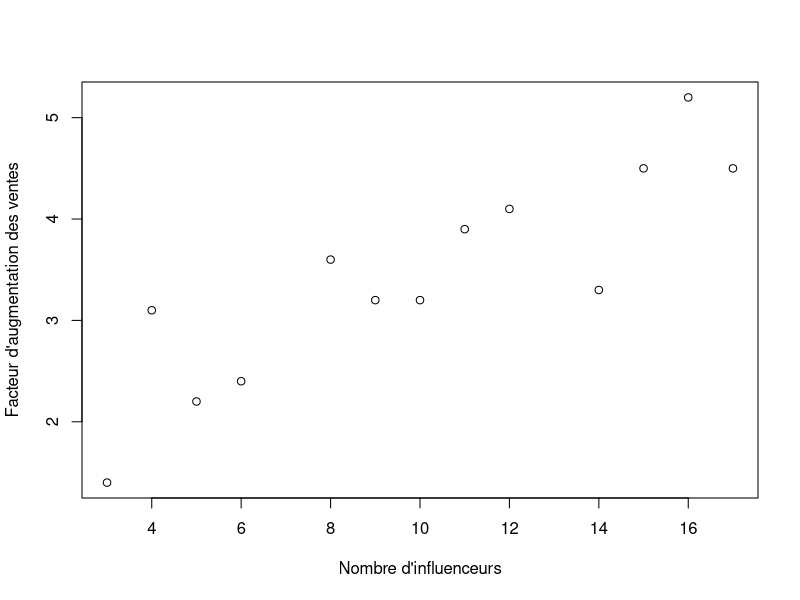
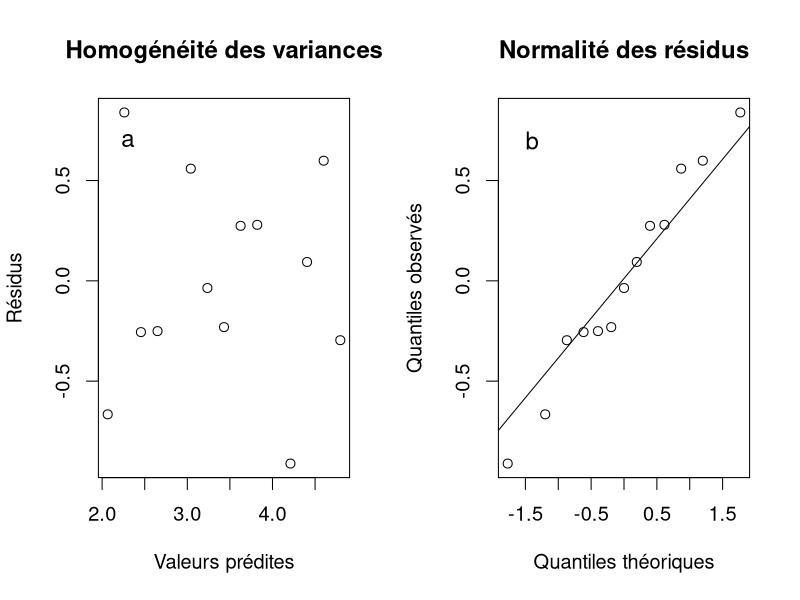
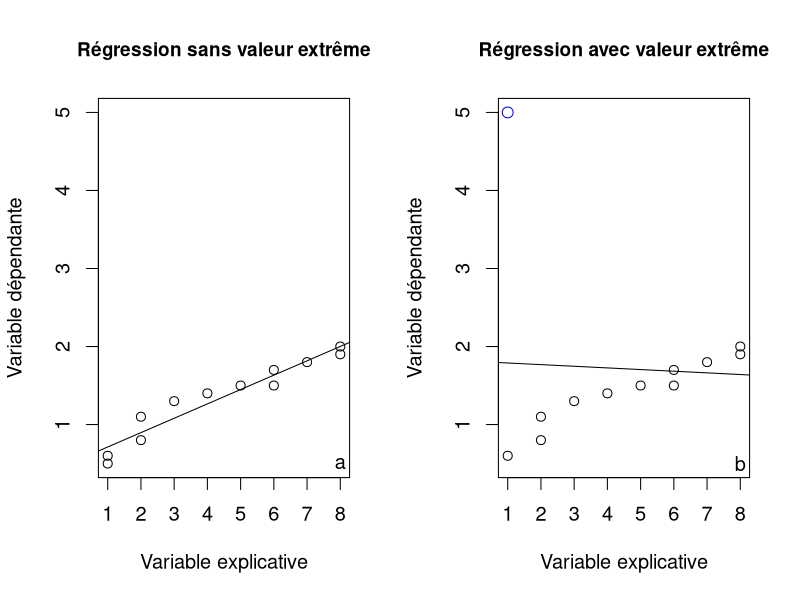
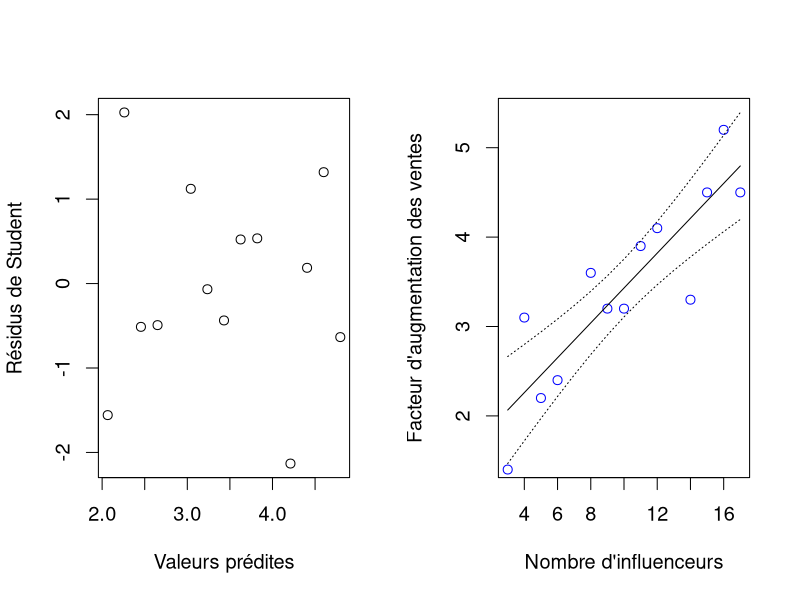
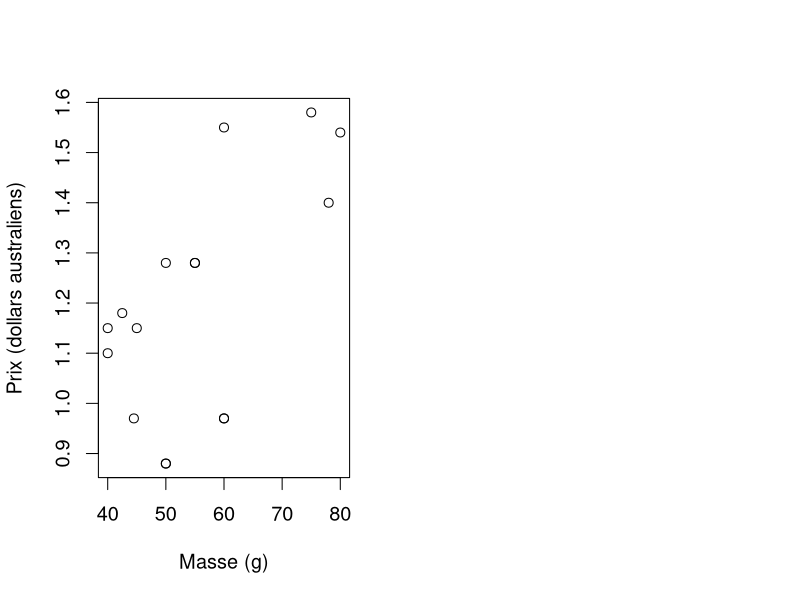
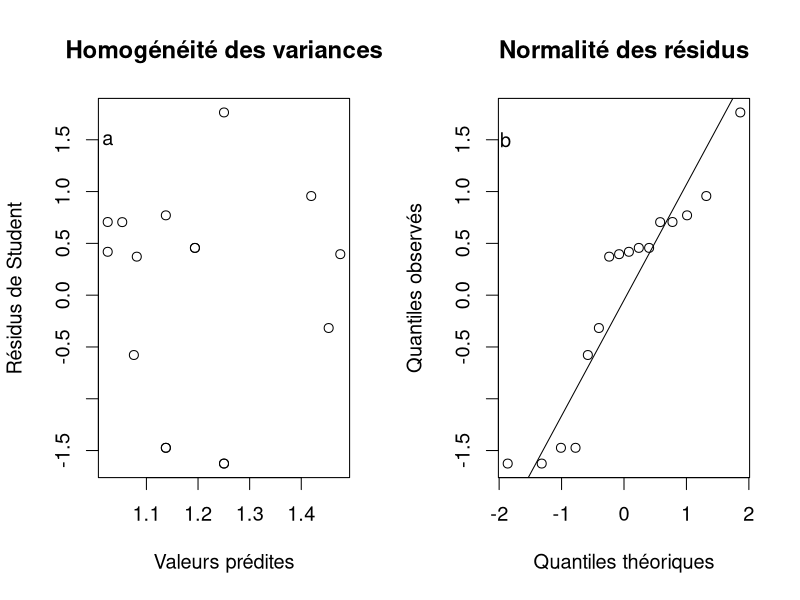
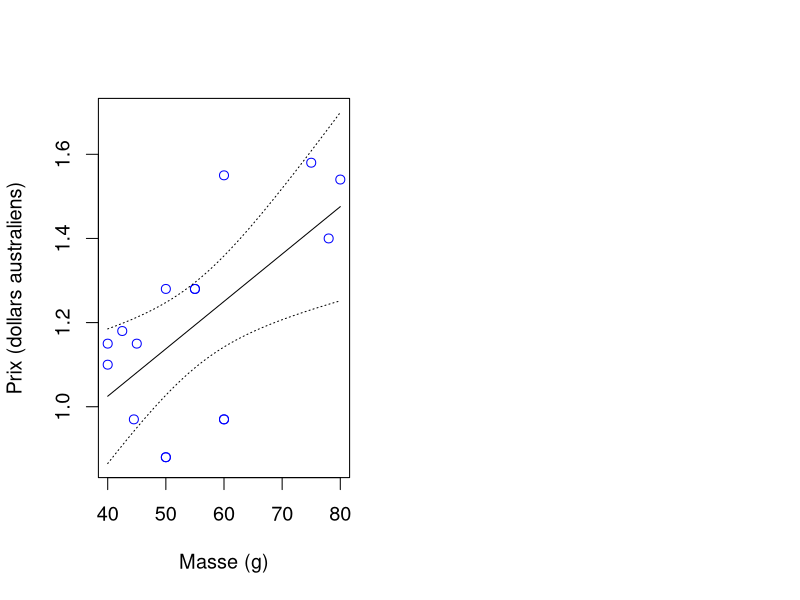
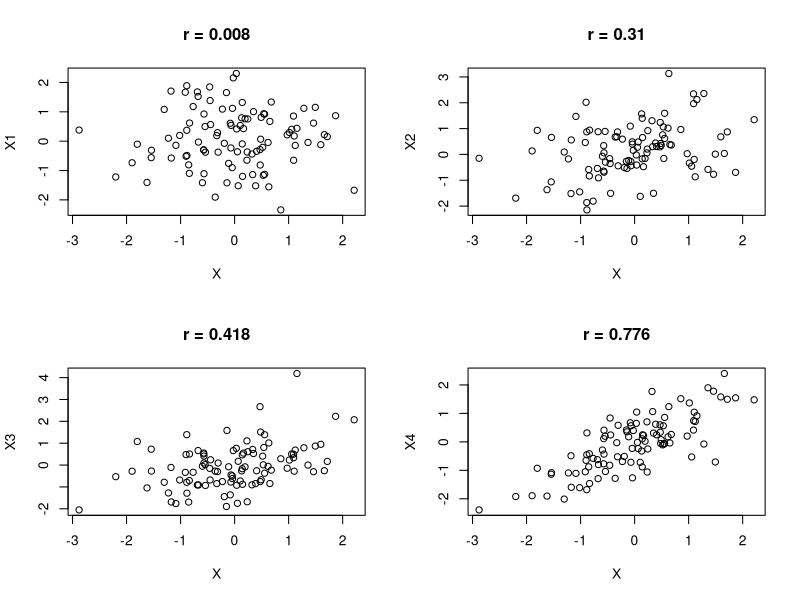

Write R code to recreate these figures, in order.
## ---- chunk 1
##on importe les données
influenceurs <- read.table(file = "Module_10/data/influenceurs.csv", sep = '\t',
                      header = TRUE)
head(influenceurs)
## ---- chunk 2
##graphique
plot(influenceurs$Facteur ~ influenceurs$Nombre,
     ylab = "Facteur d'augmentation des ventes",
     xlab = "Nombre d'influenceurs")
## ---- chunk 3
##create simple objects
nombre <- influenceurs$Nombre
facteur <- influenceurs$Facteur
##run lm
m1 <- lm(Facteur ~ Nombre, data = influenceurs)
SSE <- sum((facteur - fitted(m1))^2)
SSXY <- sum((facteur - mean(facteur)) * (nombre - mean(nombre)))
SSY <- sum((facteur- mean(facteur))^2)
SSX <- sum((nombre - mean(nombre))^2)
SSReg <- (SSXY^2)/SSX
SSE.alt <- SSY - SSReg
beta.x <- SSXY/SSX
beta.0 <- mean(facteur) - beta.x * mean(nombre)
MSE <- SSE/(length(facteur) - 2)
## ---- chunk 4
##on crée des objets pour stocker chaque variable
nombre <- influenceurs$Nombre
facteur <- influenceurs$Facteur
##SSY
SSY <- sum((facteur - mean(facteur))^2)
SSY
##SSX
SSX <- sum((nombre - mean(nombre))^2)
SSX
##SSXY
SSXY <- sum((facteur - mean(facteur)) * (nombre - mean(nombre)))
SSXY
##SSReg
SSReg <- (SSXY^2)/SSX
SSReg
##SSE
SSE <- SSY - SSReg
SSE
##pente
beta.x <- SSXY/SSX
beta.x
##ordonnée à l'origine
beta.0 <- mean(facteur) - beta.x * mean(nombre)
beta.0
##variance résiduelle
MSE <- SSE/(length(facteur) - 2)
MSE
##régression linéaire avec lm( )
m1 <- lm(Facteur ~ Nombre, data = influenceurs)
m1
##SSE à partir des valeurs prédites
##fitted() utilise l'objet m1 (résultat du modèle) 
##et retourne les valeurs prédites pour chaque 
##ligne  du jeu de données influenceurs
SSE <- sum((facteur - fitted(m1))^2)
SSE
## ---- chunk 5
par(mfrow = c(1, 2), cex = 1.2)
##homogénéité de la variance
plot(residuals(m1) ~ fitted(m1), ylab = "Résidus",
     xlab = "Valeurs prédites", 
     main = "Homogénéité des variances")
##normalité
text("a", x= 2.3, y = 0.7, cex = 1.2)
qqnorm(residuals(m1), ylab = "Quantiles observés",
       xlab = "Quantiles théoriques",
       main = "Normalité des résidus")
qqline(residuals(m1))
text("b", x= -1.4, y = 0.7, cex = 1.2)
## ---- chunk 6
y.sim <- c(0.5, 0.6, 0.8, 1.1, 1.3, 1.4, 1.5, 1.5, 1.7, 1.9, 1.8, 2)
x.sim <- c(1, 1, 2, 2, 3, 4, 5, 6, 6, 8, 7, 8)
m.sim <- lm(y.sim ~ x.sim)
par(mfrow = c(1, 2), cex = 1.2)
plot(y.sim ~ x.sim, type = "p", 
     ylab = "Variable dépendante", 
     xlab = "Variable explicative",
     main = "Régression sans valeur extrême",
     cex.main = 0.95, ylim = c(0.5, 5))
abline(m.sim)
text(y = 0.5, x = 8, labels = "a")
#add outlier
y.sim[1] <- 5
m2 <- lm(y.sim ~ x.sim)
plot(y.sim ~ x.sim, type = "n", 
     ylab = "Variable dépendante", 
     xlab = "Variable explicative",
     main = "Régression avec valeur extrême",
     cex.main = 0.95, ylim = c(0.5, 5))
points(y = y.sim[-1], x = x.sim[-1])
points(y = y.sim[1], x = x.sim[1], col = "blue", cex = 1.2)
abline(m2)
text(y = 0.5, x = 8, labels = "b")
## ---- chunk 7
##on crée une variable binaire pour obs1
influenceurs$obs1 <- ifelse(rownames(influenceurs) == "1", 1, 0)
##on crée une variable binaire pour obs2
influenceurs$obs2 <- ifelse(rownames(influenceurs) == "2", 1, 0)
##on ajoute cette variable à la régression
m1.obs1 <- lm(Facteur ~ Nombre + obs1, data = influenceurs)
m1.obs2 <- lm(Facteur ~ Nombre + obs2, data = influenceurs)
summary(m1.obs1)$coef
summary(m1.obs2)$coef
##extraction des deux premiers résidus de Student du modèle m1
rstudent(m1)[1:2]
plot(rstudent(m1) ~ fitted(m1), 
     ylab = "Résidus de Student", 
     xlab = "Valeurs prédites")
## ---- chunk 8
summary(m1)
## ---- chunk 9
##extraction de pente
pente <- coef(m1)[2]
##extraction de SE de la pente
##à partir du summary() du modèle m1
SE.pente <- summary(m1)$coefficient[2,2]

##df résiduels
df.res <- m1$df.residual
##limites de IC
inf95 <- pente + qt(p = 0.025, df = df.res) * SE.pente
sup95 <- pente - qt(p = 0.025, df = df.res) * SE.pente
##IC
c(inf95, sup95)
## ---- chunk 10
##jeu de données à partir duquel on fait des prédictions
jeu.pred <- data.frame(Nombre = 13)
##on effectue la prédiction avec SE
pred <- predict(m1, newdata = jeu.pred, se.fit = TRUE)
##on calcule IC à 95 %
inf95 <- pred$fit + 
  qt(p = 0.025, df = m1$df.residual) * pred$se.fit
sup95 <- pred$fit - 
  qt(p = 0.025, df = m1$df.residual) * pred$se.fit
c(inf95, sup95)
## ---- chunk 11
par(cex = 1.2)
##jeu de données à partir duquel on fait des prédictions
jeu.pred <- data.frame(Nombre = seq(from = min(influenceurs$Nombre), 
                         to = max(influenceurs$Nombre),
                         by = 1))
##on effectue la prédiction avec SE
pred <- predict(m1, newdata = jeu.pred, se.fit = TRUE)
##ajout à jeu.pred
jeu.pred$fit <- pred$fit
jeu.pred$se.fit <- pred$se.fit
##on calcule IC à 95 %
jeu.pred$inf95 <- jeu.pred$fit + 
  qt(p = 0.025, df = m1$df.residual) * jeu.pred$se.fit
jeu.pred$sup95 <- jeu.pred$fit - 
  qt(p = 0.025, df = m1$df.residual) * jeu.pred$se.fit
##graphique avec points originaux
plot(influenceurs$Facteur ~ influenceurs$Nombre,
ylab = "Facteur d'augmentation des ventes",
xlab = "Nombre d'influenceurs",
ylim = c(min(jeu.pred$inf95), max(jeu.pred$sup95)),
col = "blue")
##ajoute droite
lines(y = jeu.pred$fit, x = jeu.pred$Nombre)
##ajoute limites de confiance
lines(y = jeu.pred$inf95, x = jeu.pred$Nombre, lty = "dotted")
lines(y = jeu.pred$sup95, x = jeu.pred$Nombre, lty = "dotted")
## ---- chunk 12
##importation
chocs <- read.table("Module_10/data/chocolats.txt", header = TRUE)
head(chocs)
## ---- chunk 13
##graphique des données
par(cex = 1.2)
plot(chocs$Prix ~ chocs$Masse, ylab = "Prix (dollars australiens)",
     xlab = "Masse (g)")
## ---- chunk 14
m.chocs <- lm(Prix ~ Masse, data = chocs)
##vérifications des suppositions
par(mfrow = c(1, 2), cex = 1.2)
plot(rstudent(m.chocs) ~ fitted(m.chocs), 
     ylab = "Résidus de Student",
     xlab = "Valeurs prédites",
     main = "Homogénéité des variances")
text(y = 1.5, x = 1.025, labels = "a")
qqnorm(rstudent(m.chocs), ylab = "Quantiles observés",
       xlab = "Quantiles théoriques", 
       main = "Normalité des résidus")
qqline(rstudent(m.chocs))
text(y = 1.5, x = -1.9, labels = "b")
## ---- chunk 15
summary(m.chocs)
## ---- chunk 16
low95 <- coef(m.chocs)[2] + qt(p = 0.025, df = m.chocs$df.residual) * sqrt(diag(vcov(m.chocs)))[2]
upp95 <- coef(m.chocs)[2] - qt(p = 0.025, df = m.chocs$df.residual) * sqrt(diag(vcov(m.chocs)))[2]
## ---- chunk 17
##extraction de la pente et du degré de liberté
##des résidus à partir de l'objet m.chocs
pente <- m.chocs$coefficients[2]
df.res <- m.chocs$df.residual

##extraction du SE de la pente à partir de l'objet
##summary(m.chocs)
SE.pente <- summary(m.chocs)$coefficient[2,2]

##Calcul de l'IC de la pente à 95%
inf95 <- pente + qt(p = 0.025, df = df.res) * SE.pente
sup95 <- pente - qt(p = 0.025, df = df.res) * SE.pente
c(inf95, sup95)

##Calcul du R carré
summary(m.chocs)$r.squared
## ---- chunk 18
##jeu de données à partir duquel on fait des prédictions
jeu.pred <- data.frame(Masse = seq(from = min(chocs$Masse), 
                         to = max(chocs$Masse),
                         by = 1))
##on effectue la prédiction avec SE
pred <- predict(m.chocs, newdata = jeu.pred, se.fit = TRUE)
##ajout à jeu.pred
jeu.pred$fit <- pred$fit
jeu.pred$se.fit <- pred$se.fit
##on calcule IC à 95 %
jeu.pred$inf95 <- jeu.pred$fit + 
  qt(p = 0.025, df = m.chocs$df.residual) * jeu.pred$se.fit
jeu.pred$sup95 <- jeu.pred$fit - 
  qt(p = 0.025, df = m.chocs$df.residual) * jeu.pred$se.fit
##graphique avec points originaux
par(cex = 1.2)
plot(chocs$Prix ~ chocs$Masse, 
     ylab = "Prix (dollars australiens)",
     xlab = "Masse (g)", col = "blue",
     ylim = c(min(jeu.pred$inf95), max(jeu.pred$sup95)))
##on ajoute la droite
lines(y = jeu.pred$fit, x = jeu.pred$Masse)
##on ajoute les limites de confiance
lines(y = jeu.pred$inf95, x = jeu.pred$Masse, lty = "dotted")
lines(y = jeu.pred$sup95, x = jeu.pred$Masse, lty = "dotted")
## ---- chunk 19
##Correlation
##function to generate correlated data
sample.cor<-function (x, rho){
  y <- (rho * (x - mean(x)))/sqrt(var(x)) + sqrt(1 - rho^2)*rnorm(length(x))    #Here the x variable is standardized: we subtract the mean from each value before dividing by SD
  out <- list("y" = y, 
              "Sample.corr" = cor(x, y))
  return(out)
}

X <- rnorm(100) #a constant vector
par(mfrow = c(2, 2))
out1 <- sample.cor(X, 0.10) # a new vector that correlates with X 0.10
plot(X, out1$y, ylab = "X1", main = paste("r", 
                               sep = " = ", round(out1$Sample.corr, 3)))
out2 <- sample.cor(X, 0.30) # a second vector that correlates with X 0.30
plot(X, out2$y, ylab = "X2", main = paste("r", 
                               sep = " = ", round(out2$Sample.corr, 3)))
out3 <- sample.cor(X, 0.50) # a second vector that correlates with X 0.50
plot(X, out3$y, ylab = "X3", main = paste("r", 
                               sep = " = ", round(out3$Sample.corr, 3)))
out4 <- sample.cor(X, 0.80) # a second vector that correlates with X 0.80
plot(X, out4$y, ylab = "X4", main = paste("r", 
                               sep = " = ", round(out4$Sample.corr, 3)))
## ---- chunk 20
par(mfrow = c(2, 2))
out5 <- sample.cor(X, -0.10) # a new vector that correlates with X -0.10
plot(X, out5$y, ylab = "X5", main = paste("r", 
                               sep = " = ", round(out5$Sample.corr, 3)))
out6 <- sample.cor(X, -0.30) # a second vector that correlates with X -0.30
plot(X, out6$y, ylab = "X6", main = paste("r", 
                               sep = " = ", round(out6$Sample.corr, 3)))
out7 <- sample.cor(X, -0.50) # a second vector that correlates with X -0.50
plot(X, out7$y, ylab = "X7", main = paste("r", 
                               sep = " = ", round(out7$Sample.corr, 3)))
out8 <- sample.cor(X, -0.80) # a second vector that correlates with X -0.80
plot(X, out8$y, ylab = "X8", main = paste("r", 
                               sep = " = ", round(out8$Sample.corr, 3)))
## ---- chunk 21
##on crée deux variables aléatoires
set.seed(seed = 10)
x1 <- rnorm(1000)
set.seed(seed = 11)
x2 <- rnorm(1000)
##corrélation
cor(x1, x2)
##test d'hypothèse
cor.test(x1, x2)
##r^2
cor(x1, x2)^2
## ---- chunk 22
sang <- read.table(file = "Module_10/data/Pression_sanguine.txt", header = TRUE)
head(sang)
str(sang)
## ---- chunk 23
m.sang <- lm(Pression ~ Age, data = sang)
summary(m.sang)
## ---- chunk 24
par(mfrow = c(2, 2))
##linéarité
plot(sang$Pression ~ sang$Age, 
     main = "Linéarité")
##homogénéité des variances
plot(rstudent(m.sang) ~ fitted(m.sang), 
     main = "Homoscédasticité")
##normalité des résidus
qqnorm(rstudent(m.sang), 
       main = "Normalité des résidus")
qqline(rstudent(m.sang))
## ---- chunk 25
summary(m.sang)
## ---- chunk 26
##jeu de données à partir duquel on fait des prédictions
jeu.pred <- data.frame(Age = 55)
##on effectue la prédiction avec SE
pred <- predict(m.sang, newdata = jeu.pred, se.fit = TRUE)
##ajout à jeu.pred
jeu.pred$fit <- pred$fit
jeu.pred$se.fit <- pred$se.fit
##on calcule IC à 95%
jeu.pred$inf95 <- jeu.pred$fit + 
  qt(p = 0.025, df = m.sang$df.residual) * jeu.pred$se.fit
jeu.pred$sup95 <- jeu.pred$fit - 
  qt(p = 0.025, df = m.sang$df.residual) * jeu.pred$se.fit
jeu.pred
## ---- chunk 27
##jeu de données à partir duquel on fait des prédictions
jeu.pred <- data.frame(Age = seq(from = min(sang$Age), 
                         to = max(sang$Age),
                         by = 1))
##on effectue la prédiction avec SE
pred <- predict(m.sang, newdata = jeu.pred, se.fit = TRUE)
##ajout à jeu.pred
jeu.pred$fit <- pred$fit
jeu.pred$se.fit <- pred$se.fit
##on calcule IC à 95%
jeu.pred$inf95 <- jeu.pred$fit + 
  qt(p = 0.025, df = m.sang$df.residual) * jeu.pred$se.fit
jeu.pred$sup95 <- jeu.pred$fit - 
  qt(p = 0.025, df = m.sang$df.residual) * jeu.pred$se.fit
## ---- chunk 28
##graphique vide
par(cex = 1.2)
plot(jeu.pred$fit ~ jeu.pred$Age, type = "n", 
     ylab = "Pression sanguine (mm de Hg)",
     xlab = "Âge (années)", 
     ylim = c(min(jeu.pred$inf95), max(jeu.pred$sup95)))
##ajoute droite
lines(y = jeu.pred$fit, x = jeu.pred$Age)
##ajoute limites de confiance
lines(y = jeu.pred$inf95, x = jeu.pred$Age, lty = "dotted")
lines(y = jeu.pred$sup95, x = jeu.pred$Age, lty = "dotted")
